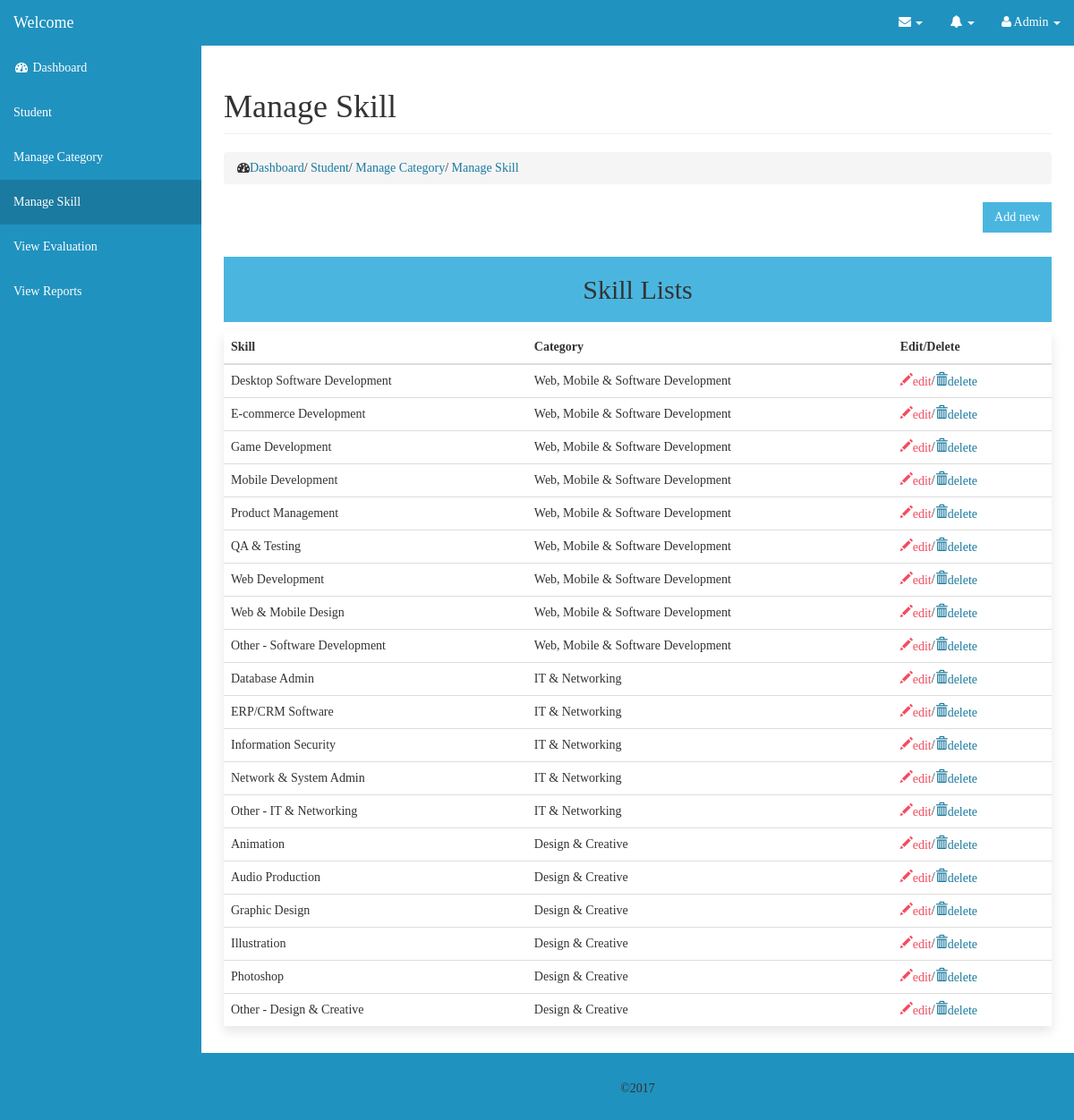
Screenshot of /final1/admin/manage-skill/index.php with the database file from the repository.
### tables this page shows
CREATE TABLE IF NOT EXISTS `skill` (
  `skill_id` int(11) NOT NULL AUTO_INCREMENT,
  `skill` varchar(255) DEFAULT NULL,
  `category_id` int(11) NOT NULL,
  PRIMARY KEY (`skill_id`),
  KEY `fk_SKILL_CATEGORY_idx` (`category_id`)
);

CREATE TABLE IF NOT EXISTS `category` (
  `category_id` int(11) NOT NULL AUTO_INCREMENT,
  `category` varchar(150) DEFAULT NULL,
  PRIMARY KEY (`category_id`)
);

### final1/admin/manage-skill/index.php (the view, shortened to what this page needs)
  <?php
   include '../inc/database.php';
   include '../inc/head.php';
   include '../inc/nav.php';
   $query = $db->query("SELECT *, `category`.`category` FROM `skill`, `category` WHERE `skill`.`category_id` = `category`.`category_id`");
?>
<div id="page-wrapper">
            <div class="container-fluid">
                <div class="row">
                    <div class="col-lg-12">
                        <h1 class="page-header">
                            Manage Skill
                        </h1>
                        <ol class="breadcrumb">
                            <li>
                                <i class="fa fa-dashboard"></i><a id="breadcrumb-link" href="<?php echo BASE_URL;?>admin/">Dashboard</a>/
                                <a id="breadcrumb-link" href="<?php echo BASE_URL;?>admin/manage-student/">Student</a>/
                                <a id="breadcrumb-link" href="<?php echo BASE_URL;?>admin/manage-category/">Manage Category</a>/
                                <a id="breadcrumb-link" href="<?php echo BASE_URL;?>admin/manage-skill/">Manage Skill</a>
                            </li>
                        </ol>
                    </div>
                </div>
                <div class="row">
                  <div class="col-lg-12">
                         <a id="btn-add-new" href="add-skill.php" class="btn btn-md btn-success pull-right">Add new</a>
                  </div>
                </div>
                <div class="row">
                    <div class="col-lg-12">
                         <h2 id="skill-heading">Skill Lists</h2><span></span>
                    </div>
                    <div class="col-lg-12">
                        <table class="table-skill table table-hover">
                           <thead>
                              <th>Skill</th>
                              <th>Category</th>
                              <th>Edit/Delete</th>
                           </thead>
                           <tbody>
                             <?php while($rows = $query->fetch()){?>
                              <tr>
                                <td><?php echo $rows['skill'];?></td>
                                <td><?php echo $rows['category'];?></td>
                                <td><a href="add-skill.php?id=<?php echo $rows['skill_id'];?>" style="color: #f34c60;" class="glyphicon glyphicon-pencil">edit</a>/<a onclick="delete_skill(<?php echo $rows['skill_id'];?>)" href="?id=<?php echo $rows['skill_id'];?>" style="color: #1b7a9f;" class="glyphicon glyphicon-trash">delete</a></td>
                              </tr>
                              <?php }?>
                           </tbody>
                        </table>
                    </div>
                </div>
            </div>
</div>
<?php include '../inc/footer.php';?>

### rows the page displays
skill: skill "Desktop Software Development", category.category "Web, Mobile & Software Development"
skill: skill "E-commerce Development", category.category "Web, Mobile & Software Development"
skill: skill "Game Development", category.category "Web, Mobile & Software Development"
skill: skill "Mobile Development", category.category "Web, Mobile & Software Development"
skill: skill "Product Management", category.category "Web, Mobile & Software Development"
skill: skill "QA & Testing", category.category "Web, Mobile & Software Development"
skill: skill "Web Development", category.category "Web, Mobile & Software Development"
skill: skill "Web & Mobile Design", category.category "Web, Mobile & Software Development"
skill: skill "Other - Software Development", category.category "Web, Mobile & Software Development"
skill: skill "Database Admin", category.category "IT & Networking"
skill: skill "ERP/CRM Software", category.category "IT & Networking"
skill: skill "Information Security", category.category "IT & Networking"
skill: skill "Network & System Admin", category.category "IT & Networking"
skill: skill "Other - IT & Networking", category.category "IT & Networking"
skill: skill "Animation", category.category "Design & Creative"
skill: skill "Audio Production", category.category "Design & Creative"
skill: skill "Graphic Design", category.category "Design & Creative"
skill: skill "Illustration", category.category "Design & Creative"
skill: skill "Photoshop", category.category "Design & Creative"
skill: skill "Other - Design & Creative", category.category "Design & Creative"
